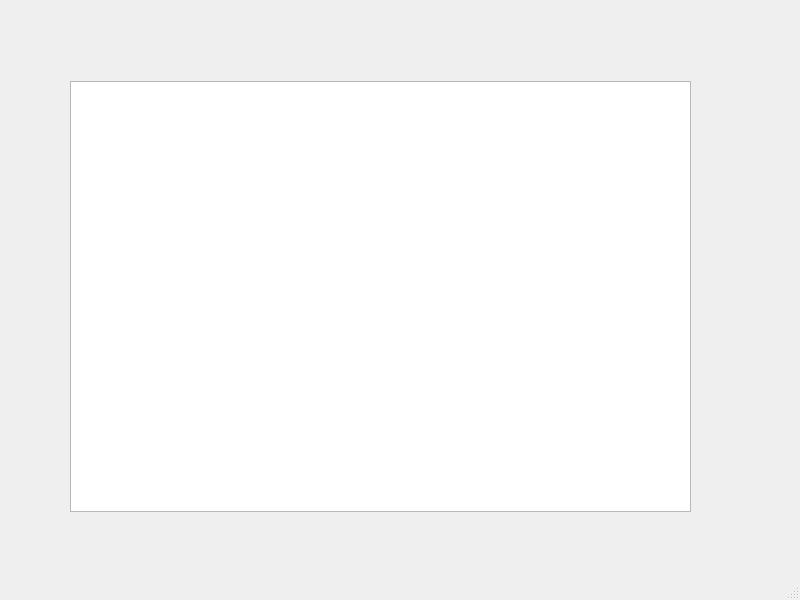
<?xml version="1.0" encoding="UTF-8"?>
<ui version="4.0">
 <class>animation</class>
 <widget class="QMainWindow" name="animation">
  <property name="geometry">
   <rect>
    <x>0</x>
    <y>0</y>
    <width>800</width>
    <height>600</height>
   </rect>
  </property>
  <property name="windowTitle">
   <string>animation</string>
  </property>
  <widget class="QWidget" name="centralwidget">
   <widget class="QGraphicsView" name="graphicsView">
    <property name="geometry">
     <rect>
      <x>70</x>
      <y>81</y>
      <width>621</width>
      <height>431</height>
     </rect>
    </property>
   </widget>
  </widget>
  <widget class="QMenuBar" name="menubar">
   <property name="geometry">
    <rect>
     <x>0</x>
     <y>0</y>
     <width>800</width>
     <height>26</height>
    </rect>
   </property>
  </widget>
  <widget class="QStatusBar" name="statusbar"/>
 </widget>
 <resources/>
 <connections/>
</ui>
